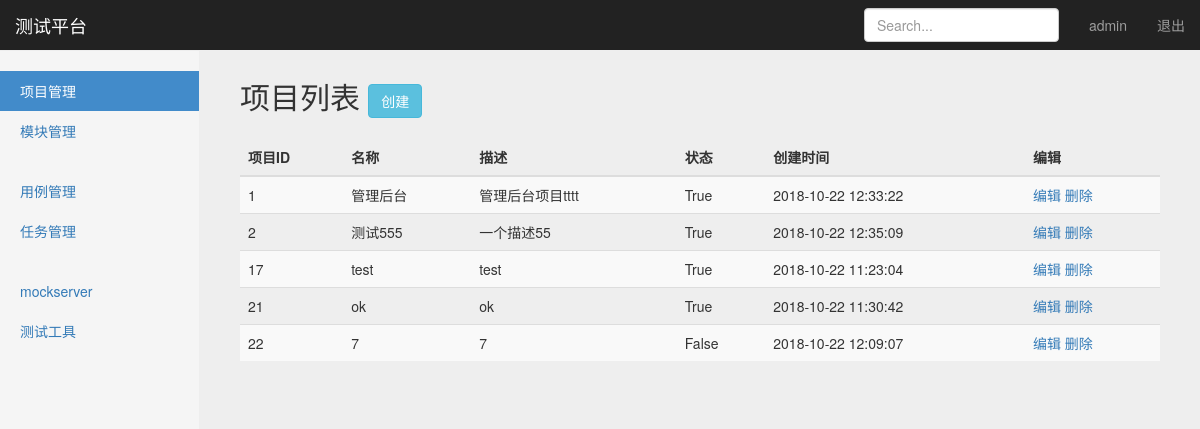
The app's page /manage/project_manage/ (signed in) with its own data.
### projects_app/models.py (models this page shows, shortened)
class Project(models.Model):
    name = models.CharField("名称", max_length=100, blank=False, default="")
    description = models.TextField("描述", default="")
    status = models.BooleanField("状态", default=True)
    create_time = models.DateTimeField("创建时间", auto_now=True)

### projects_app/views/Project_views.py (the view)
# urls.py: path('project_manage/', Project_views.project_manage),
@login_required
def project_manage(request):
    username = request.session.get('now_user', '')
    All_Project = Project.objects.all()
    return render(request, 'project_manage.html',
                  {
                      "user": username,
                      "projects": All_Project,  # 传project
                      "type": "list",
                  })

### templates/project_manage.html (shortened to what this page needs)
{% extends "base.html" %}
{% block content %}
    <nav class="navbar navbar-inverse navbar-fixed-top">
      <div class="container-fluid">
        <div class="navbar-header">
          <a class="navbar-brand" href="#">测试平台</a>
        </div>
        <div id="navbar" class="navbar-collapse collapse">
          <ul class="nav navbar-nav navbar-right">
            <li><a href="#">{{user}}</a></li>
            <li><a href="/logout/">退出</a></li>
          </ul>
          <form class="navbar-form navbar-right">
            <input type="text" class="form-control" placeholder="Search...">
          </form>
        </div>
      </div>
    </nav>
    <div class="container-fluid">
        <div class="row">
            <div class="col-sm-3 col-md-2 sidebar">
                <ul class="nav nav-sidebar">
                    <li class="active"><a href="/manage/project_manage/">项目管理</a></li>
                    <li><a href="/manage/module_manage/">模块管理</a></li>
                </ul>
                <ul class="nav nav-sidebar">
                    <li><a href="">用例管理</a></li>
                    <li><a href="">任务管理</a></li>
                </ul>
                <ul class="nav nav-sidebar">
                    <li><a href="">mockserver</a></li>
                    <li><a href="">测试工具</a></li>
                </ul>
            </div>
          {% if type == 'list' %}
          <div class="col-sm-9 col-sm-offset-3 col-md-10 col-md-offset-2 main">
          <h2 class="sub-header">项目列表
          <button type="button" class="btn btn-info"
                    style=body {
                      padding: 50px
                      }
                    onclick="window.location.href='/manage/project_add/'">创建</button>
          </h2>
          <div class="table-responsive">
            <table class="table table-striped">
              <thead>
                <tr>
                  <th>项目ID</th>
                  <th>名称</th>
                  <th>描述</th>
                  <th>状态</th>
                  <th>创建时间</th>
                  <th>编辑</th>
                </tr>
              </thead>
              <tbody>
                {% for project in projects %}
                <tr>
                  <td>{{project.id}}</td>
                  <td>{{project.name}}</td>
                  <td>{{project.description}}</td>
                  <td>{{project.status}}</td>
                  <td>{{project.create_time | date:"Y-m-d H:i:s" }}</td>
                  <td>
                    <a href="/manage/project_edit/{{project.id}}/">编辑</a>
                    <a href="/manage/project_delete/{{project.id}}/">删除</a>
                  </td>
                </tr>
              {% endfor %}
              </tbody>
            </table>
          </div>
        </div>
          {% endif %}
      </div>
    </div>
{% endblock %}

### static/css/dashboard.css (style rules this page uses)
body { padding-top: 50px; }
.sub-header { padding-bottom: 10px; border-bottom: 1px solid #eee; }
.navbar-fixed-top { border: 0; }
.sidebar { display: none; }
@media (min-width: 768px) { .sidebar { position: fixed; top: 51px; bottom: 0; left: 0; z-index: 1000; display: block; padding: 20px; overflow-x: hidden; overflow-y: auto; background-color: #f5f5f5; border-right: 1px solid #eee; } }
.nav-sidebar { margin-right: -21px; margin-bottom: 20px; margin-left: -20px; }
.nav-sidebar > li > a { padding-right: 20px; padding-left: 20px; }
.nav-sidebar > .active > a, .nav-sidebar > .active > a:hover, .nav-sidebar > .active > a:focus { color: #fff; background-color: #428bca; }
.main { padding: 20px; }
@media (min-width: 768px) { .main { padding-right: 40px; padding-left: 40px; } }

### static/css/signin.css (style rules this page uses)
body { padding-top: 40px; padding-bottom: 40px; background-color: #eee; }

### records on screen
Project: id "1", name "管理后台", description "管理后台项目tttt", status "True", create_time "2018-10-22 12:33:22"
Project: id "2", name "测试555", description "一个描述55", status "True", create_time "2018-10-22 12:35:09"
Project: id "17", name "test", description "test", status "True", create_time "2018-10-22 11:23:04"
Project: id "21", name "ok", description "ok", status "True", create_time "2018-10-22 11:30:42"
Project: id "22", name "7", description "7", status "False", create_time "2018-10-22 12:09:07"

### other values on screen
{{ user }} "admin"
